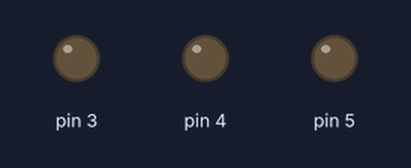
A sketch run on a simulated Arduino Uno, built with avr-gcc and run on an emulated ATmega328P. On the bench: output pins drawn as LEDs (lit = HIGH).

Above: at 0.5 s.
At 2.5 s:
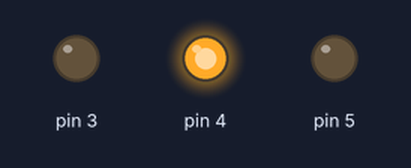
At 3.5 s:
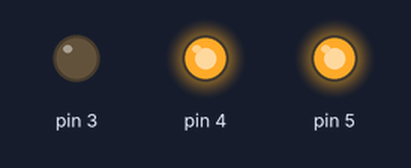
At 4.5 s:
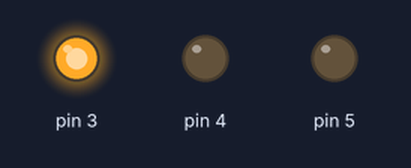
At 6.5 s:
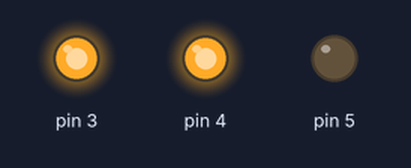
At 9.5 s:
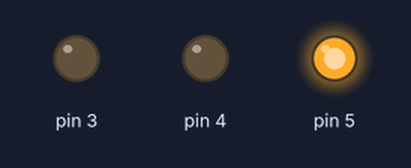
Timing chart, 0 to 10.4 s (numbered marks = the images above):
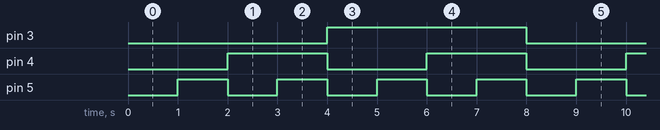

Measured:
- by itself, pin 3: alternates HIGH for 4.0 s and LOW for 4.0 s
- by itself, pin 4: alternates HIGH for 2.0 s and LOW for 2.0 s
- by itself, pin 5: alternates HIGH for 1.0 s and LOW for 1.0 s

The sketch:

circuits.ino
```cpp
// Name(s): Seunghan Bae

enum State {
  up0,
  up1,
  up2,
  up3,
  up4,
  up5,
  up6,
  up7
};

State counterState = up0;

void setup() {
  Serial.begin(9600);
  pinMode(3, OUTPUT);
  pinMode(4, OUTPUT);
  pinMode(5, OUTPUT);
}

void loop() {
  counterState = nextState(counterState);
  delay(1000);
}

State nextState(State state) {
  switch (state) {
    case up0:
      digitalWrite(3, LOW);
      digitalWrite(4, LOW);
      digitalWrite(5, LOW);
      state = up1;
      break;

    case up1:
      digitalWrite(5, HIGH);
      state = up2;
      break;

    case up2:
      digitalWrite(4, HIGH);
      digitalWrite(5, LOW);
      state = up3;
      break;

    case up3:
      digitalWrite(5, HIGH);
      state = up4;
      break;

    case up4:
      digitalWrite(3, HIGH);
      digitalWrite(4, LOW);
      digitalWrite(5, LOW);
      state = up5;
      break;

    case up5:
      digitalWrite(5, HIGH);
      state = up6;
      break;

    case up6:
      digitalWrite(4, HIGH);
      digitalWrite(5, LOW);
      state = up7;
      break;

    case up7:
      digitalWrite(5, HIGH);
      state = up0;
      break;
  }
  return state;
}
```
